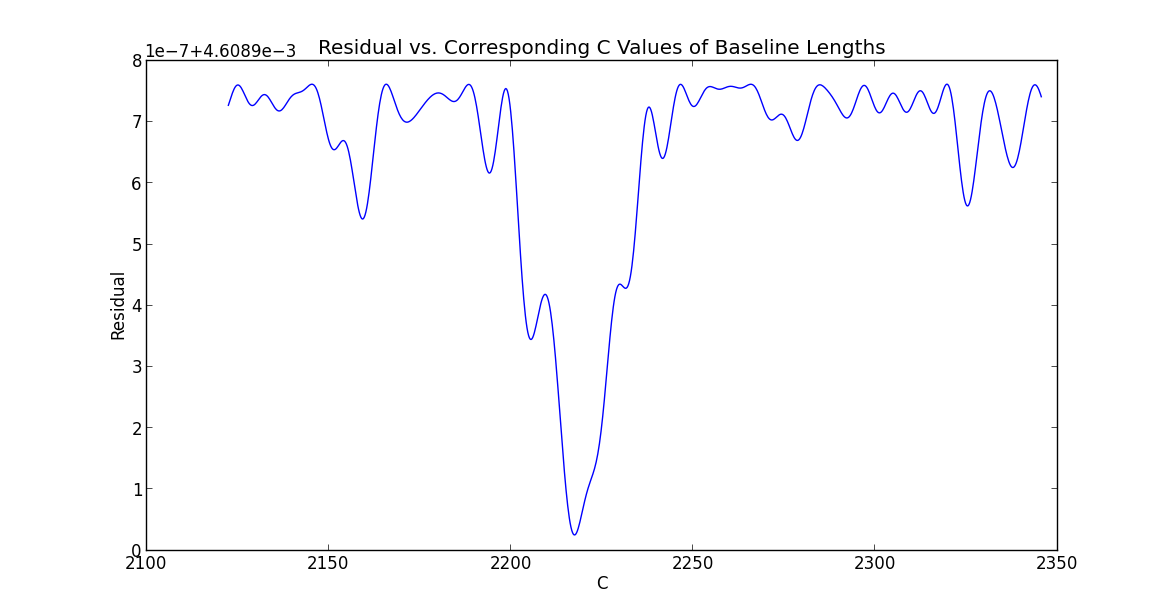

This chart was generated by the following Python code:
import numpy as np
import pylab as plt

orion_1 = np.load('data_orion_140321.npz')
orion_2 = np.load('data_orion_140321_2.npz')

orion_x = np.append(orion_1['lst'],orion_2['lst']) 
orion = orion_x * np.pi/12      
Y = np.append(orion_1['volts'],orion_2['volts'])

h_s = orion - 1.463
C = 223.407 * np.array(np.arange(9.5,10.5,.001))

r = []

for i in C:
    z = i * np.sin(h_s)
    X = np.array([np.cos(z),-np.sin(z)])
    X_T = np.transpose(X)
    XX = np.dot(X,X_T)
    XY = np.dot(Y,X_T)
    XXI = np.linalg.inv(XX)
    a = np.dot(XY,XXI)
    YBAR = np.dot(a,X)
    DELY = Y-YBAR
    r.append(np.sum(np.abs(DELY)**2))

R = np.array(r) 

plt.plot(C,R)
plt.title('Residual vs. Corresponding C Values of Baseline Lengths')
plt.xlabel('C')
plt.ylabel('Residual')
plt.show()
